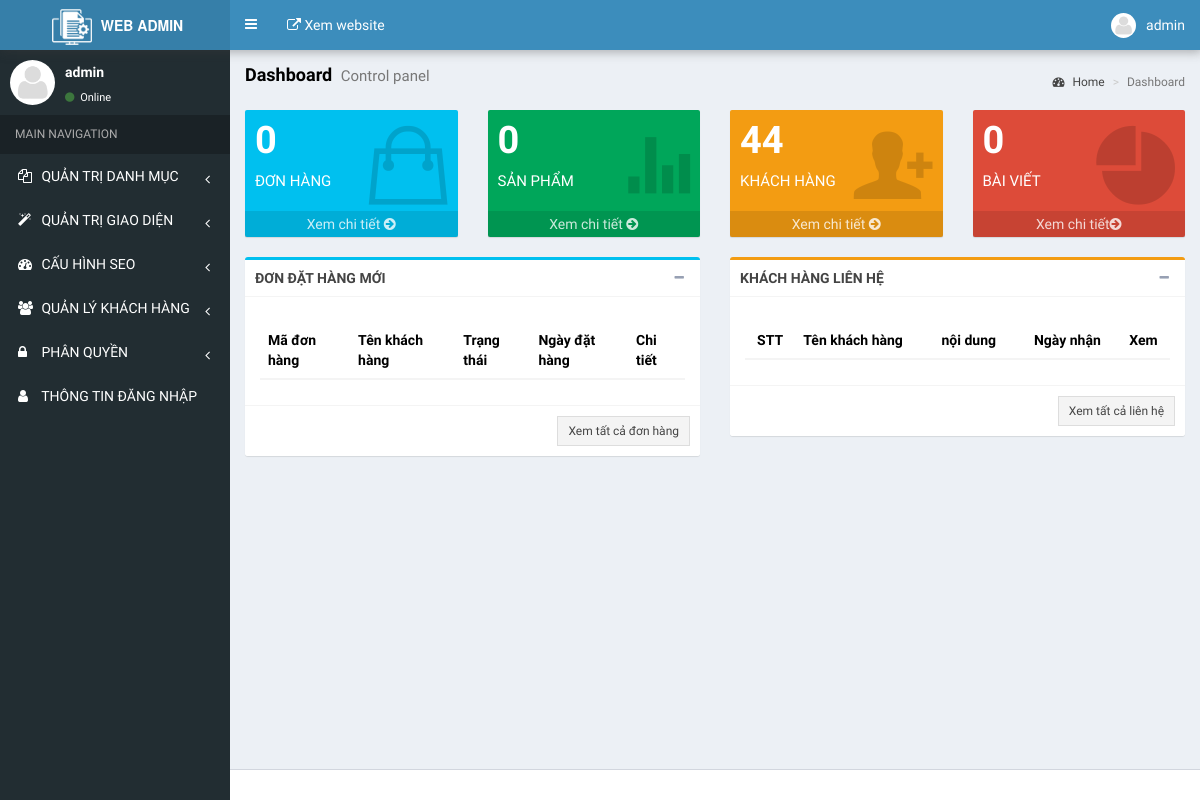
Page /admin/index.php (signed in) on the committed database.
### tables this page shows
CREATE TABLE IF NOT EXISTS `db_module_admin` (
  `id` int(11) NOT NULL AUTO_INCREMENT,
  `parent` int(11) NOT NULL,
  `name` varchar(255) NOT NULL,
  `alias` varchar(100) NOT NULL,
  `so_thu_tu` int(11) NOT NULL,
  `hien_thi` int(11) NOT NULL,
  PRIMARY KEY (`id`)
);

### admin/lib/config.php (called while the page is built, shortened)
<?php
$refix      = $config['database']['refix'] = "db_";
$host       = $config['database']['servername'] = 'localhost';
$username   = $config['database']['username'] = 'root';
$password   = $config['database']['password'] = 'eox_NUMEZB9g';
$database   = $config['database']['database'] = 'lt_014';

### admin/lib/class.php (called while the page is built, shortened)
<?php
class func_index
{
    var $db = null;
    var $sql = "";
    var $servername = "";
    var $username = "";
    var $password = "";
    var $database = "";
    var $refix = "";
    private $isProduction = false;
    function connect()
    {
        try {
            $this->db = new PDO("mysql:host=$this->servername;dbname=$this->database;charset=utf8", $this->username, $this->password);
            $this->db->setAttribute(PDO::ATTR_ERRMODE, PDO::ERRMODE_EXCEPTION);
            $this->db->exec("set names utf8");
        } catch (PDOException $e) {
            if ($this->isProduction) {
                error_log("Database connection error: " . $e->getMessage());
                echo "Không thể kết nối đến cơ sở dữ liệu. Vui lòng liên hệ quản trị viên.";
            } else {
                echo "Lỗi kết nối: " . $e->getMessage();
            }
        }
    }
    function disconnect()
    {
        $this->db = null;
    }
    public function fetch()
    {
        $this->sql = str_replace('#_', $this->refix, $this->sql);
        $stmt = $this->db->prepare($this->sql);
        $stmt->execute();
        return $stmt->fetchAll();
    }
    public function o_fet($sql)
    {
        $this->sql = $sql;
        return $this->fetch();
    }
    function num_rows($sql)
    {
        $this->sql = str_replace('#_', $this->refix, $sql);
        $stmt = $this->db->prepare($this->sql);
        $stmt->execute();
        return $stmt->rowCount();
    }
    function simple_fetch($sql)
    {
        $this->sql = str_replace('#_', $this->refix, $sql);
        $stmt = $this->db->prepare($this->sql);
        $stmt->execute();
        $result = $stmt->fetchAll();
        if (!empty($result)) {
            return $result[0];
        }
        return array();
    }
    public function checkPermission($id_user, $id_page)
    {
        if ($_SESSION['is_admin'] == 1) {
            return 1;
        }
    }
}

### admin/templates/sidebar_tpl.php (the view, shortened to what this page needs)
<?php
$nav = $d->o_fet("select * from #_module_admin where parent = '0' and hien_thi = 1  order by so_thu_tu ASC");
?>
<aside class="main-sidebar">
    <section class="sidebar">
        <div class="user-panel">
            <div class="pull-left image">
                <?php if ($user_login['hinh_anh'] != '') { ?>
                    <img style=" max-height: 50px" src="../img_data/images/<?= $user_login['hinh_anh'] ?>" class="img-circle" alt="User Image">
                <?php } else { ?>
                    <img src="img/icon-user.png" class="img-circle" alt="User Image">
                <?php } ?>
            </div>
            <div class="pull-left info">
                <p><?= $_SESSION['name'] ?></p>
                <a href="#"><i class="fa fa-circle text-success"></i> Online</a>
            </div>
        </div>
        <ul class="sidebar-menu" data-widget="tree">
            <li class="header">MAIN NAVIGATION</li>
            <?php
            foreach ($nav as $key => $value) {
                $item0 = $d->o_fet("select * from #_module_admin where parent = '" . $value['id'] . "' and hien_thi = 1 order by so_thu_tu ASC");
                $list_id        =   ',';
                $list_alias     =   ',';
                foreach ($item0 as $key2 => $value2) {
                    $list_id    .=  $value2['id'] . ',';
                    $list_alias .=  $value2['alias'] . ',';
                }
            ?>
                <?php if ($d->checkPermission($_SESSION['id_user'], trim($list_id, ',')) == 1) { ?>
                    <li class="treeview <?php if (strpos($list_alias, ',' . $_GET['p'] . ',') !== false) { ?> active<?php } ?>">
                        <a href="#">
                            <i class="fa <?= $value['alias'] ?>"></i>
                            <span><?= $value['name'] ?></span>
                            <span class="pull-right-container">
                                <i class="fa fa-angle-left pull-right"></i>
                            </span>
                        </a>
                    </li>
                <?php } ?>
            <?php } ?>
            <li <?php if ($_GET['p'] == 'thongtin-user') { ?>class="active" <?php } ?>>
                <a href="?p=thongtin-user&a=man">
                    <i class="fa fa-user"></i> <span>Thông tin đăng nhập</span>
                </a>
            </li>
        </ul>
    </section>
</aside>

### admin/css/admin.css (style rules this page uses)
body { font-family: 'Roboto Condensed', sans-serif; }
.fa { line-height: 20px; }

### rows in the picture
db_module_admin: name "QUẢN TRỊ DANH MỤC"
db_module_admin: name "QUẢN TRỊ GIAO DIỆN"
db_module_admin: name "CẤU HÌNH SEO"
db_module_admin: name "QUẢN LÝ KHÁCH HÀNG"
db_module_admin: name "PHÂN QUYỀN"

### other values in the picture
$_SESSION['name'] "admin"
$count_donhang "0"
$count_sp "0"
$count_baiviet "0"
